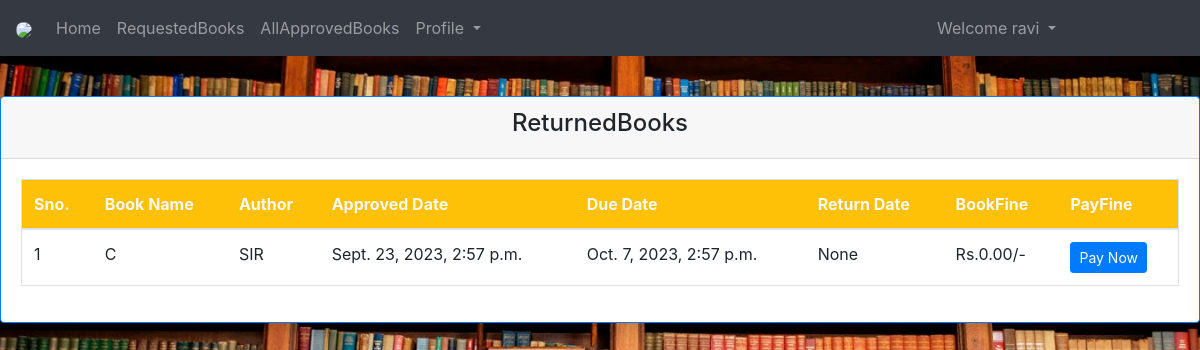
The app's page /stapprovedbooks/ (signed in) with its own data.
### LibraryApp/models.py (models this page shows)
class User(AbstractUser):
	c=[
	   ('0','Guest'),
	   ('1','Student'),
	   ('2','Librarian'),
	]
	role_type = models.CharField(max_length=5,choices=c,default='0')
	sid = models.CharField(max_length=15)
	has_stregister = models.BooleanField(default=False)
	has_adregister = models.BooleanField(default=False)

class BookRequest(models.Model):
	c=[
		('Pending','Pending'),
    	('Returned','Returned')
	]
	book = models.ForeignKey(AddBook,on_delete=models.CASCADE)
	due_date = models.DateTimeField(null=True,blank=True)
	requested_by = models.ForeignKey(settings.AUTH_USER_MODEL,on_delete=models.CASCADE,default='')
	requested_by_student = models.ForeignKey(settings.AUTH_USER_MODEL, on_delete=models.CASCADE, related_name='book_requests_made',null=True)
	return_status = models.CharField(max_length=20,choices=c,default='Pending')
	request_date = models.DateTimeField(auto_now_add=True)
	approved_date = models.DateTimeField(null=True, blank=True)
	fine_amount = models.DecimalField(max_digits=8,decimal_places=2,default=0)
	return_date = models.DateTimeField(null=True, blank=True)
	status_to_approve = models.CharField(max_length=20, choices=(
        ('Pending', 'Pending'),
        ('Approved', 'Approved'),
        ('Rejected', 'Rejected')
    ), default='Pending')

class AddBook(models.Model):
	bname = models.CharField(max_length=100,null=True,blank=True)
	authname = models.CharField(max_length=100,null=True,blank=True)
	bstatus = models.BooleanField(default=False)
	description = models.CharField(max_length=150,null=True,blank=True)
	ncopies = models.PositiveIntegerField(default=1)

### LibraryApp/views.py (the view)
# urls.py: path('stapprovedbooks/',views.stapprovedbooks,name = 'stapprovedbooks'),
def stapprovedbooks(request):
    d = BookRequest.objects.filter(requested_by = request.user)
    aprove = BookRequest.objects.filter(requested_by = request.user,status_to_approve = 'Approved')
    book_fine = BookRequest.objects.filter(
        requested_by_student=request.user,
        status_to_approve='Approved',
        return_status='Returned'
    )
    approved_books = BookRequest.objects.filter(
        requested_by_student=request.user,
        status_to_approve='Approved'
    )
    all_books_returned = all(book.return_status == 'Returned' for book in approved_books)
    total = total_fine(book_fine)
    return render(request,'html/stapprovedbooks.html',{'book_approved' : aprove})

### LibraryApp/views.py (called while the page is built)
def total_fine(book_fine):
    t = 0
    for i in book_fine:
        t += i.fine_amount
    return t

### templates/html/stapprovedbooks.html (shortened to what this page needs)
{% extends 'html/base.html' %}
{% block content %}
<br><br><br>
<div class="card mt-4 shadow border rounded border-primary">
    <div class="card-header">
            <h4 class="text-center">ReturnedBooks</h4>
    </div>
    <div class="card-body">
        {% if book_approved %}
        <table class="table table-hover border">
            <thead class="text-light bg-warning">
                <tr>
                    <th>Sno.</th>
                    <th>Book Name</th>
                    <th>Author</th>
                    <th>Approved Date</th>
                    <th>Due Date</th>
                    <th>Return Date</th>
                    <th>BookFine</th>
                    <th>PayFine</th>
                </tr>
            </thead>
            <tbody>
                {% for book_approve in book_approved %}
                <tr>
                <td>{{forloop.counter}}</td>
                <td>{{book_approve.book.bname}}</td>
                <td>{{book_approve.book.authname}}</td>
                <td>{{book_approve.approved_date}}</td>
                <td>{{book_approve.due_date}}</td>
                <td>{{book_approve.return_date}}</td>
                <td>Rs.{{book_approve.fine_amount}}/-</td>
                <td>
                    <a href="#" class="btn btn-primary btn-sm ">Pay Now</a>
                </td>
                </tr>
                {% endfor %}
            </tbody>
        </table>
        {% else %}
        <p> No Books Approved</p>
        {% endif %}
    </div>
</div>
{% endblock %}

### templates/html/navbar.html (shortened to what this page needs)
{% load static %}
<nav class="navbar navbar-expand-md bg-dark navbar-dark fixed-top">
  <a class="navbar-brand" href="{% url 'hm' %}">
    <img src="{% static 'images/library1.jpg' %}" class="rounded-circle" style="width:50px">
  </a>
  <div class="collapse navbar-collapse" id="collapsibleNavbar">
    <ul class="navbar-nav">
      {% if not user.is_authenticated %}
      <li class="nav-item">
        <a class="nav-link nav-link {% if request.path == '/' %}active{% endif %}" href="{% url 'hm' %}">Home</a>
      </li>
      <li class="nav-item">
        <a class="nav-link nav-link {% if request.path == '/abt/' %}active{% endif %}" href="{% url 'abt' %}">AboutUs</a>
      </li>
      <li class="nav-item">
        <a class="nav-link nav-link {% if request.path == '/cnt/' %}active{% endif %}" href="{% url 'cnt' %}">ContactUs</a>
      </li>
      <li class="nav-item">
        <a class="nav-link {% if request.path == '/reg/' %}active{% endif %}" href="{% url 'reg' %}">Registration</a>
      </li>
      {% else %}
      <li class="nav-item">
        <a class="nav-link nav-link {% if request.path == '/' %}active{% endif %}" href="{% url 'hm' %}">Home</a>
      </li>
      {% if request.user.role_type == '1' %}
      <li class="nav-item">
        <a class="nav-link {% if request.path == '/requestedbooks/' %}active{% endif %}" href="{% url 'requestedbooks' %}">RequestedBooks</a>
      </li>
      <li class="nav-item">
        <a class="nav-link" href="{% url 'stapprovedbooks' %}">AllApprovedBooks</a>
      </li>
      <li class="nav-item">
        <div class="dropdown">
          <a  class="nav-link dropdown-toggle" data-toggle="dropdown">
            Profile
          </a>
        </div>
      </li>
      {% else %}
      <li class="nav-item">
        <a class="nav-link" href="#">Access-Denied</a>
      </li>
      {% endif %}
      {% endif %}
    </ul>
    <ul class="navbar-nav ml-auto" style="margin-right: 120px;">
      {% if user.is_authenticated %}
        <div class="dropdown">
          <a  class="nav-link dropdown-toggle" data-toggle="dropdown">
            Welcome {{request.user.username}}
          </a>
        </div>
      {% else %}
      <li class="nav-item">
        <a class="nav-link {% if request.path == '/lgo/' %}active{% endif %}" href="{% url 'lgo' %}">Login</a>
      </li>
      {% endif %}
    </ul>
  </div>
</nav>

### records on screen
User: user.username "ravi"
BookRequest: book.bname "C", book.authname "SIR", approved_date "Sept. 23, 2023, 2:57 p.m.", due_date "Oct. 7, 2023, 2:57 p.m.", return_date "None", fine_amount "0.00"
